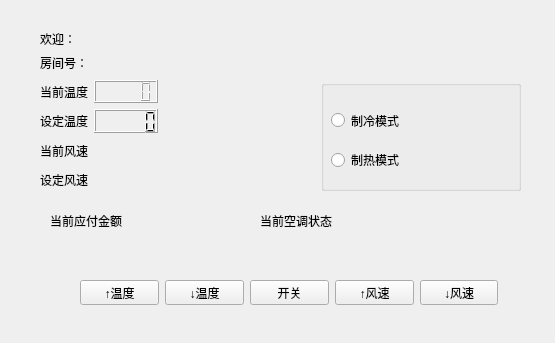
<?xml version="1.0" encoding="UTF-8"?>
<ui version="4.0">
 <class>Client</class>
 <widget class="QMainWindow" name="Client">
  <property name="geometry">
   <rect>
    <x>0</x>
    <y>0</y>
    <width>555</width>
    <height>343</height>
   </rect>
  </property>
  <property name="windowTitle">
   <string>MainWindow</string>
  </property>
  <widget class="QWidget" name="centralwidget">
   <widget class="QWidget" name="layoutWidget_2">
    <property name="geometry">
     <rect>
      <x>40</x>
      <y>30</y>
      <width>501</width>
      <height>42</height>
     </rect>
    </property>
    <layout class="QHBoxLayout" name="horizontalLayout_11">
     <item>
      <spacer name="horizontalSpacer_5">
       <property name="orientation">
        <enum>Qt::Horizontal</enum>
       </property>
       <property name="sizeHint" stdset="0">
        <size>
         <width>13</width>
         <height>20</height>
        </size>
       </property>
      </spacer>
     </item>
     <item>
      <layout class="QVBoxLayout" name="verticalLayout_3">
       <item>
        <layout class="QHBoxLayout" name="horizontalLayout_12">
         <item>
          <widget class="QLabel" name="label_welcome_2">
           <property name="text">
            <string>欢迎：</string>
           </property>
          </widget>
         </item>
         <item>
          <widget class="QLabel" name="label_customer_name_3">
           <property name="text">
            <string/>
           </property>
          </widget>
         </item>
        </layout>
       </item>
       <item>
        <layout class="QHBoxLayout" name="horizontalLayout_13">
         <item>
          <widget class="QLabel" name="label_RoomID_tag_2">
           <property name="text">
            <string>房间号：</string>
           </property>
          </widget>
         </item>
         <item>
          <widget class="QLabel" name="label_roomID">
           <property name="minimumSize">
            <size>
             <width>50</width>
             <height>0</height>
            </size>
           </property>
           <property name="text">
            <string/>
           </property>
          </widget>
         </item>
        </layout>
       </item>
      </layout>
     </item>
     <item>
      <spacer name="horizontalSpacer_6">
       <property name="orientation">
        <enum>Qt::Horizontal</enum>
       </property>
       <property name="sizeHint" stdset="0">
        <size>
         <width>420</width>
         <height>20</height>
        </size>
       </property>
      </spacer>
     </item>
    </layout>
   </widget>
   <widget class="QWidget" name="layoutWidget">
    <property name="geometry">
     <rect>
      <x>50</x>
      <y>210</y>
      <width>151</width>
      <height>21</height>
     </rect>
    </property>
    <layout class="QHBoxLayout" name="horizontalLayout_14">
     <item>
      <widget class="QLabel" name="label_payment_tag_2">
       <property name="text">
        <string>当前应付金额</string>
       </property>
      </widget>
     </item>
     <item>
      <widget class="QLabel" name="label_payment_2">
       <property name="text">
        <string/>
       </property>
      </widget>
     </item>
    </layout>
   </widget>
   <widget class="QWidget" name="layoutWidget_3">
    <property name="geometry">
     <rect>
      <x>80</x>
      <y>280</y>
      <width>418</width>
      <height>25</height>
     </rect>
    </property>
    <layout class="QHBoxLayout" name="horizontalLayout_15">
     <item>
      <widget class="QPushButton" name="pushButton_temperature_up_2">
       <property name="text">
        <string>↑温度</string>
       </property>
      </widget>
     </item>
     <item>
      <widget class="QPushButton" name="pushButton_temperature_down_2">
       <property name="text">
        <string>↓温度</string>
       </property>
      </widget>
     </item>
     <item>
      <widget class="QPushButton" name="pushButton_switch_2">
       <property name="text">
        <string>开关</string>
       </property>
      </widget>
     </item>
     <item>
      <widget class="QPushButton" name="pushButton_speed_up_2">
       <property name="text">
        <string>↑风速</string>
       </property>
      </widget>
     </item>
     <item>
      <widget class="QPushButton" name="pushButton_speed_down_2">
       <property name="text">
        <string>↓风速</string>
       </property>
      </widget>
     </item>
    </layout>
   </widget>
   <widget class="QWidget" name="layoutWidget_4">
    <property name="geometry">
     <rect>
      <x>40</x>
      <y>80</y>
      <width>481</width>
      <height>111</height>
     </rect>
    </property>
    <layout class="QHBoxLayout" name="horizontalLayout_16">
     <item>
      <spacer name="horizontalSpacer_7">
       <property name="orientation">
        <enum>Qt::Horizontal</enum>
       </property>
       <property name="sizeHint" stdset="0">
        <size>
         <width>40</width>
         <height>20</height>
        </size>
       </property>
      </spacer>
     </item>
     <item>
      <layout class="QVBoxLayout" name="verticalLayout_4">
       <item>
        <layout class="QHBoxLayout" name="horizontalLayout_17">
         <item>
          <widget class="QLabel" name="label_current_temperature_2">
           <property name="text">
            <string>当前温度</string>
           </property>
          </widget>
         </item>
         <item>
          <widget class="QLCDNumber" name="lcdNumber_current_temperature_2"/>
         </item>
        </layout>
       </item>
       <item>
        <layout class="QHBoxLayout" name="horizontalLayout_18">
         <item>
          <widget class="QLabel" name="label__target_temperature_2">
           <property name="text">
            <string>设定温度</string>
           </property>
          </widget>
         </item>
         <item>
          <widget class="QLCDNumber" name="lcdNumber_target_temperature_2"/>
         </item>
        </layout>
       </item>
       <item>
        <layout class="QHBoxLayout" name="horizontalLayout_19">
         <item>
          <widget class="QLabel" name="label_current_speed_tag_2">
           <property name="text">
            <string>当前风速</string>
           </property>
          </widget>
         </item>
         <item>
          <widget class="QLabel" name="label_current_speed_2">
           <property name="text">
            <string/>
           </property>
          </widget>
         </item>
        </layout>
       </item>
       <item>
        <layout class="QHBoxLayout" name="horizontalLayout_20">
         <item>
          <widget class="QLabel" name="label_target_speed_tag_2">
           <property name="text">
            <string>设定风速</string>
           </property>
          </widget>
         </item>
         <item>
          <widget class="QLabel" name="label_target_speed_2">
           <property name="text">
            <string/>
           </property>
          </widget>
         </item>
        </layout>
       </item>
      </layout>
     </item>
     <item>
      <spacer name="horizontalSpacer_8">
       <property name="orientation">
        <enum>Qt::Horizontal</enum>
       </property>
       <property name="sizeHint" stdset="0">
        <size>
         <width>408</width>
         <height>20</height>
        </size>
       </property>
      </spacer>
     </item>
     <item>
      <widget class="QGroupBox" name="groupBox_set_mode">
       <property name="minimumSize">
        <size>
         <width>200</width>
         <height>0</height>
        </size>
       </property>
       <property name="title">
        <string/>
       </property>
       <widget class="QRadioButton" name="radioButton_set_mode_cold">
        <property name="geometry">
         <rect>
          <x>10</x>
          <y>30</y>
          <width>100</width>
          <height>21</height>
         </rect>
        </property>
        <property name="minimumSize">
         <size>
          <width>100</width>
          <height>20</height>
         </size>
        </property>
        <property name="text">
         <string>制冷模式</string>
        </property>
       </widget>
       <widget class="QRadioButton" name="radioButton_set_mode_heat">
        <property name="geometry">
         <rect>
          <x>10</x>
          <y>70</y>
          <width>100</width>
          <height>20</height>
         </rect>
        </property>
        <property name="minimumSize">
         <size>
          <width>100</width>
          <height>20</height>
         </size>
        </property>
        <property name="text">
         <string>制热模式</string>
        </property>
       </widget>
      </widget>
     </item>
    </layout>
   </widget>
   <widget class="QWidget" name="layoutWidget_5">
    <property name="geometry">
     <rect>
      <x>260</x>
      <y>210</y>
      <width>151</width>
      <height>21</height>
     </rect>
    </property>
    <layout class="QHBoxLayout" name="horizontalLayout_21">
     <item>
      <widget class="QLabel" name="label_ACState_tag_3">
       <property name="text">
        <string>当前空调状态</string>
       </property>
      </widget>
     </item>
     <item>
      <widget class="QLabel" name="label_ACstate_3">
       <property name="text">
        <string/>
       </property>
      </widget>
     </item>
    </layout>
   </widget>
  </widget>
 </widget>
 <resources/>
 <connections/>
</ui>
